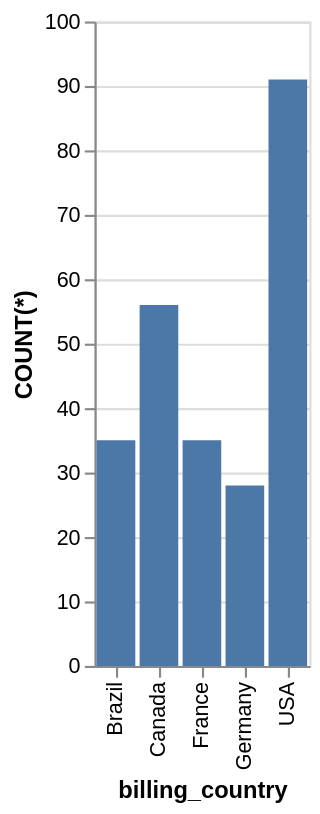

Describe this chart as a Vega-Lite specification.
### Vega-Lite specification from a JSON file in a GitHub repository (floating-point values rounded to 4 significant figures)
{"data": {"values": [{"x_data": "USA", "y_data": 91}, {"x_data": "Canada", "y_data": 56}, {"x_data": "Brazil", "y_data": 35}, {"x_data": "France", "y_data": 35}, {"x_data": "Germany", "y_data": 28}]}, "mark": "bar", "encoding": {"x": {"field": "x_data", "type": "nominal", "title": "billing_country", "sort": "ascending"}, "y": {"field": "y_data", "type": "quantitative", "title": "COUNT(*)"}}}
